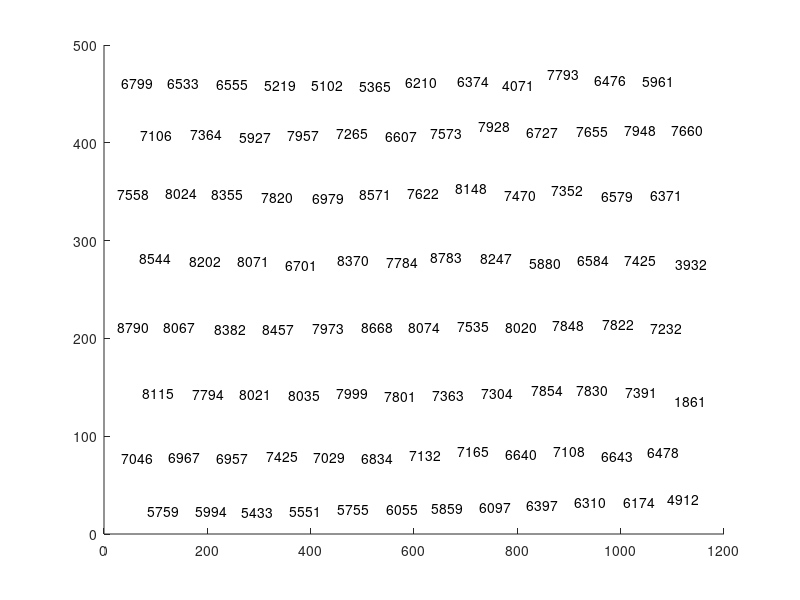

MATLAB code for this plot: (Note: this script raises an error after producing the figure.)
function tryNcutClustering;
% demoNcutClustering
% 
% demo for NcutClustering
% also initialize matlab paths to subfolders
% Timothee Cour, Stella Yu, Jianbo Shi, 2004.

disp('Ncut Clustering demo');

%% make up a point data set
load ('for_cluster.mat')
data=for_cluster';
data(3,:)=data(3,:)*100;
figure(1); 
axis([0 1200 0 500]);
for i=1:length(data')
    text (data(1,i),data(2,i),num2str(round(data(3,i)))); 
end

disp('This is the input data points to be clustered, press Enter to continue...');

disp('Compute clustering...');

% compute similarity matrix
[W,Dist] = compute_relation(data);

% clustering graph in
nbCluster = 4;
tic;
[NcutDiscrete,NcutEigenvectors,NcutEigenvalues] = ncutW(W,nbCluster);
disp(['The computation took ' num2str(toc) ' seconds']);
figure(3);
plot(NcutEigenvectors);

% display clustering result
cluster_color = ['rgbmyc'];
figure(2);clf;
for j=1:nbCluster,
    id = find(NcutDiscrete(:,j));
    plot(data(1,id),data(2,id),[cluster_color(j),'s'], 'MarkerFaceColor',cluster_color(j),'MarkerSize',5); hold on; 
end
hold off; axis image;
disp('This is the clustering result');
disp('The demo is finished.');
